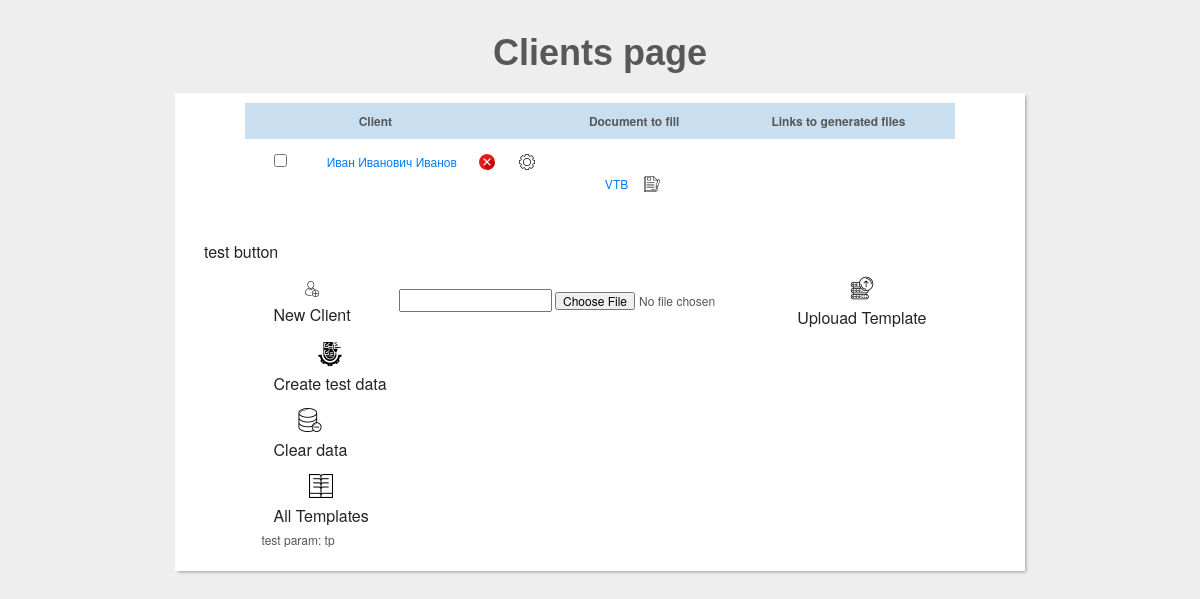
The page /clients/ on the database as committed earlier.
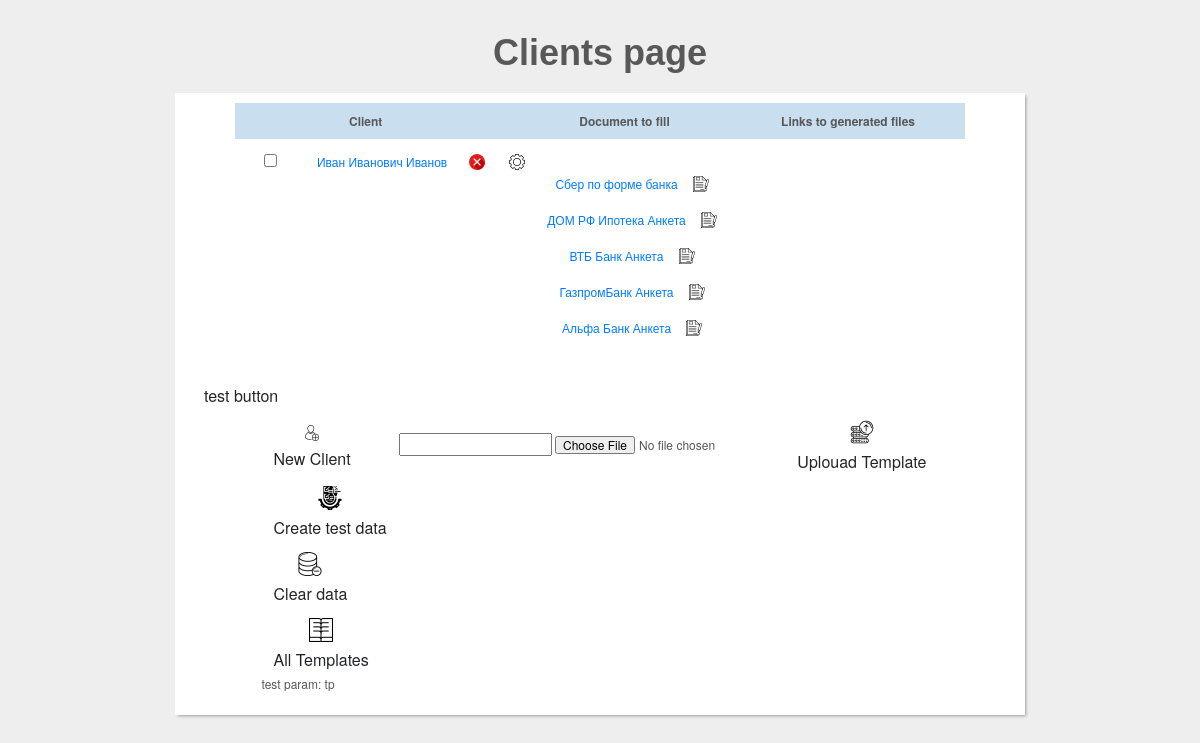
The same page on the database as committed later.
### clients/models.py (models this page shows)
class Client(models.Model):
	first_name = models.CharField(max_length=30, default='Иван')
	part_name = models.CharField(max_length=30, default='Иванович')
	last_name = models.CharField(max_length=30, default='Иванов')
	position = models.CharField(max_length=300, default='Инженер')
	phone_number = models.CharField(max_length=12, default='89276976453')
	email = models.EmailField(max_length=100, default='ivan@gmail.com')

class Document(models.Model):
	name = models.CharField(max_length=500)
	file_name = models.CharField(max_length=500, default="file name")
	file_type = models.CharField(max_length=20, default="pdf")
	class_name = models.CharField(max_length=500, default="SberPoFormeBanka")
	def get_path(self):
		if self.file_type == 'pdf':
			return os.path.join(PDF_TEMPLATE_DIR, self.file_name)

### clients/views.py (the view)
# urls.py: path('clients/', allClients),
def allClients(request, test_param="tp"):
    view_params['all_clients'] = Client.objects.all()
    view_params['all_docs'] = Document.objects.all()
    view_params['all_clients_files'] = ClientsFile.objects.all()
    view_params['p_table'] = 'clients'
    view_params['page_title'] = 'Clients page'
    return render(request, 'index.html', view_params);

### templates/index.html (shortened to what this page needs)
<!DOCTYPE html>
<html>
<link rel="stylesheet" href="https://stackpath.bootstrapcdn.com/bootstrap/4.4.1/css/bootstrap.min.css">
{% load staticfiles %}
    <link href="{% static 'css/clients_table.css' %}" rel="stylesheet" type="text/css" >
    <link rel="stylesheet" href="https://cdnjs.cloudflare.com/ajax/libs/font-awesome/4.7.0/css/font-awesome.min.css">
<body>
<h1>{{page_title}}</h1>
 <div id="wrapper">
     {% if p_table == 'clients' %}
        {% include 'clients.html' %}
     {% endif %}
{% include 'clients_button.html' %}
</div>
</body>
</html>

### templates/clients.html (shortened to what this page needs)
<table id="keywords" cellspacing="0" cellpadding="0">
    <thead>
    <tr>
        <th></th>
        <th colspan="2" width="150px"><span> Client </span></th>
        <th rowspan="{{ all_clients.count }}"><span> Document to fill</span></th>
        <th><span> Links to generated files </span></th>
    </tr>
    </thead>
    {% for p_client in all_clients %}
        {% if forloop.first %}
            <form action="/clientForm/{{ p_client.id }}" method="POST" style="display:inline;" id="clientForm">
                <td>
                    <input type="checkbox" name="cl_checked" value="{{ p_client.id }}">
                </td>
                <td>
                    <a href="/clientInfo/{{ p_client.id }}">
                        {{ p_client.first_name }} {{ p_client.part_name }} {{ p_client.last_name }}
                    </a>
                </td>
                <td style="display: inherit;">
                    {% load staticfiles %}
                    <button class="btn" name="sbm" value="Delete"><img src="{% static 'img/x-button.png' %}"/>
                    </button>
                    <button class="btn" name="sbm" value="Edit"><img src="{% static 'img/edit_icon.png' %}"/>
                    </button>
                </td>
            </form>
            <td rowspan="0"  max-width="40%">
                {% for doc in all_docs %}
                    <br><a href="{% static doc.get_path %}">{{ doc.name }}</a>
                    <button class="btn" name="sbm" id="genRep" doc_id="{{ doc.id }}" value="Generete Doc"
                            onclick="generateReport('{{ doc.id }}')"
                    >{% csrf_token %}<img
                            src="{% static 'img/fill_file.png' %}"/></button>
                {% endfor %}
            </td>
            <td>
                {% for client_file in all_clients_files %}
                    {% if client_file.client.id == p_client.id %}
                            {% load static %}
                    {% endif %}
                {% endfor %}
            </td>
        {% else %}
                    {% load staticfiles %}
                {% for client_file in all_clients_files %}
                    {% if client_file.client.id == p_client.id %}
                            {% load static %}
                    {% endif %}
                {% endfor %}
        {% endif %}
    {% endfor %}
</table>

Rows that differ between the two databases and show on the page:
changed Document: name "VTB" → "Сбер по форме банка"
added Document: name "ДОМ РФ Ипотека Анкета"
added Document: name "ВТБ Банк Анкета"
added Document: name "ГазпромБанк Анкета"
added Document: name "Альфа Банк Анкета"
